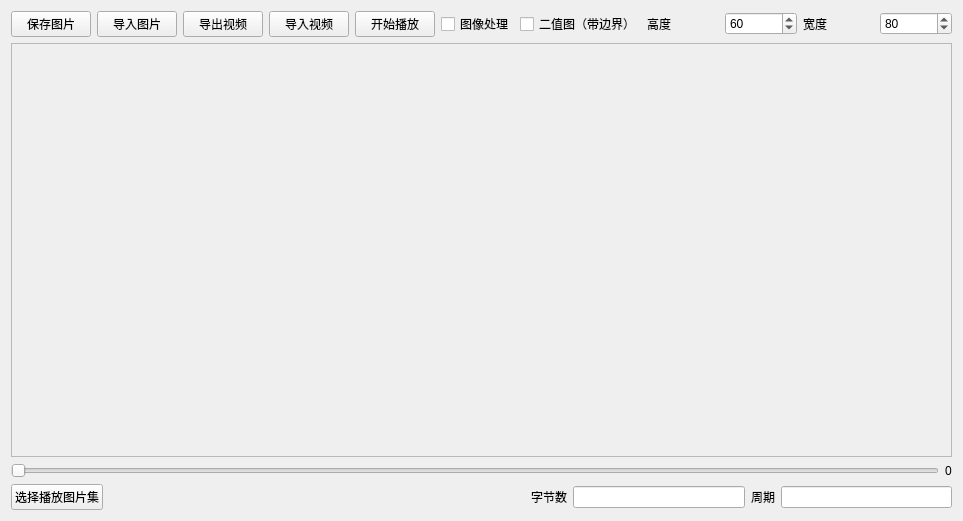
<?xml version="1.0" encoding="UTF-8"?>
<ui version="4.0">
 <class>imageshow</class>
 <widget class="QWidget" name="imageshow">
  <property name="geometry">
   <rect>
    <x>0</x>
    <y>0</y>
    <width>963</width>
    <height>521</height>
   </rect>
  </property>
  <property name="windowTitle">
   <string>Form</string>
  </property>
  <layout class="QGridLayout" name="gridLayout_2">
   <item row="0" column="0" colspan="2">
    <layout class="QHBoxLayout" name="horizontalLayout_2">
     <item>
      <layout class="QHBoxLayout" name="horizontalLayout">
       <item>
        <widget class="QPushButton" name="btn_imagesave">
         <property name="text">
          <string>保存图片</string>
         </property>
         <property name="checkable">
          <bool>false</bool>
         </property>
        </widget>
       </item>
       <item>
        <widget class="QPushButton" name="btn_imageread">
         <property name="text">
          <string>导入图片</string>
         </property>
        </widget>
       </item>
       <item>
        <widget class="QPushButton" name="btn_videosave">
         <property name="text">
          <string>导出视频</string>
         </property>
        </widget>
       </item>
       <item>
        <widget class="QPushButton" name="btn_videoread">
         <property name="text">
          <string>导入视频</string>
         </property>
        </widget>
       </item>
       <item>
        <widget class="QPushButton" name="btn_videoshow">
         <property name="text">
          <string>开始播放</string>
         </property>
        </widget>
       </item>
      </layout>
     </item>
     <item>
      <widget class="QCheckBox" name="checkBox">
       <property name="text">
        <string>图像处理</string>
       </property>
      </widget>
     </item>
     <item>
      <widget class="QCheckBox" name="Pic_01_check">
       <property name="text">
        <string>二值图（带边界）</string>
       </property>
      </widget>
     </item>
     <item>
      <widget class="QLabel" name="label_2">
       <property name="text">
        <string>高度</string>
       </property>
      </widget>
     </item>
     <item>
      <widget class="QSpinBox" name="spinBox_height">
       <property name="maximum">
        <number>480</number>
       </property>
       <property name="value">
        <number>60</number>
       </property>
      </widget>
     </item>
     <item>
      <widget class="QLabel" name="label_3">
       <property name="text">
        <string>宽度</string>
       </property>
      </widget>
     </item>
     <item>
      <widget class="QSpinBox" name="spinBox_width">
       <property name="maximum">
        <number>480</number>
       </property>
       <property name="value">
        <number>80</number>
       </property>
      </widget>
     </item>
    </layout>
   </item>
   <item row="1" column="0" colspan="2">
    <widget class="QScrollArea" name="scrollArea">
     <property name="widgetResizable">
      <bool>true</bool>
     </property>
     <widget class="QWidget" name="scrollAreaWidgetContents">
      <property name="geometry">
       <rect>
        <x>0</x>
        <y>0</y>
        <width>939</width>
        <height>392</height>
       </rect>
      </property>
      <layout class="QGridLayout" name="gridLayout">
       <item row="0" column="0">
        <widget class="MouseEvent" name="imaglabel">
         <property name="text">
          <string/>
         </property>
        </widget>
       </item>
      </layout>
     </widget>
    </widget>
   </item>
   <item row="2" column="0" colspan="2">
    <layout class="QHBoxLayout" name="horizontalLayout_4">
     <item>
      <widget class="QSlider" name="PicSlider">
       <property name="orientation">
        <enum>Qt::Horizontal</enum>
       </property>
      </widget>
     </item>
     <item>
      <widget class="QLabel" name="Piclabel">
       <property name="text">
        <string>0</string>
       </property>
      </widget>
     </item>
    </layout>
   </item>
   <item row="3" column="0">
    <widget class="QPushButton" name="btn_atlas">
     <property name="text">
      <string>选择播放图片集</string>
     </property>
    </widget>
   </item>
   <item row="3" column="1">
    <layout class="QHBoxLayout" name="horizontalLayout_5">
     <item>
      <spacer name="horizontalSpacer">
       <property name="orientation">
        <enum>Qt::Horizontal</enum>
       </property>
       <property name="sizeHint" stdset="0">
        <size>
         <width>198</width>
         <height>18</height>
        </size>
       </property>
      </spacer>
     </item>
     <item>
      <layout class="QHBoxLayout" name="horizontalLayout_3">
       <item>
        <widget class="QLabel" name="label">
         <property name="text">
          <string>字节数</string>
         </property>
        </widget>
       </item>
       <item>
        <widget class="QLineEdit" name="line_bufsize"/>
       </item>
       <item>
        <widget class="QLabel" name="label_4">
         <property name="text">
          <string>周期</string>
         </property>
        </widget>
       </item>
       <item>
        <widget class="QLineEdit" name="line_picT"/>
       </item>
      </layout>
     </item>
    </layout>
   </item>
  </layout>
 </widget>
 <customwidgets>
  <customwidget>
   <class>MouseEvent</class>
   <extends>QLabel</extends>
   <header location="global">mouseevent.h</header>
  </customwidget>
 </customwidgets>
 <resources/>
 <connections/>
</ui>
